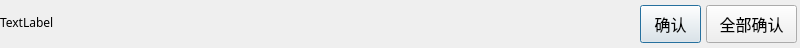
<?xml version="1.0" encoding="UTF-8"?>
<ui version="4.0">
 <class>CRealTimeFaultsWarnningDialog</class>
 <widget class="QDialog" name="CRealTimeFaultsWarnningDialog">
  <property name="geometry">
   <rect>
    <x>0</x>
    <y>0</y>
    <width>800</width>
    <height>48</height>
   </rect>
  </property>
  <property name="font">
   <font>
    <family>SimHei</family>
   </font>
  </property>
  <property name="windowTitle">
   <string>Dialog</string>
  </property>
  <property name="styleSheet">
   <string notr="true"/>
  </property>
  <property name="locale">
   <locale language="Chinese" country="China"/>
  </property>
  <widget class="QPushButton" name="pushButton">
   <property name="geometry">
    <rect>
     <x>640</x>
     <y>5</y>
     <width>61</width>
     <height>38</height>
    </rect>
   </property>
   <property name="font">
    <font>
     <family>黑体</family>
     <pointsize>12</pointsize>
    </font>
   </property>
   <property name="text">
    <string>确认</string>
   </property>
  </widget>
  <widget class="QPushButton" name="pushButton_2">
   <property name="geometry">
    <rect>
     <x>706</x>
     <y>5</y>
     <width>91</width>
     <height>38</height>
    </rect>
   </property>
   <property name="font">
    <font>
     <family>黑体</family>
     <pointsize>12</pointsize>
     <weight>50</weight>
     <bold>false</bold>
    </font>
   </property>
   <property name="text">
    <string>全部确认</string>
   </property>
  </widget>
  <widget class="QLabel" name="label">
   <property name="geometry">
    <rect>
     <x>0</x>
     <y>7</y>
     <width>641</width>
     <height>31</height>
    </rect>
   </property>
   <property name="font">
    <font>
     <pointsize>9</pointsize>
    </font>
   </property>
   <property name="text">
    <string>TextLabel</string>
   </property>
  </widget>
 </widget>
 <resources/>
 <connections/>
</ui>
